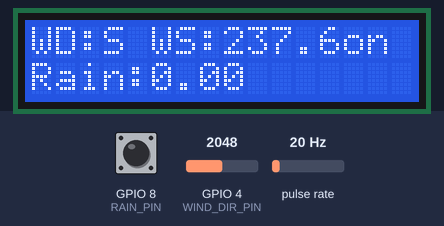
This sketch was run on a simulated ESP32-S3. Shown: 16×2 character LCD. Wiring (inferred from the names in the program): pulse sensor: data GPIO 7. The inputs (shaded band) are chosen by the test bench; at power-on: GPIO 4 (WIND_DIR_PIN) = 2048, pulse rate 20 Hz, GPIO 8 (RAIN_PIN) HIGH. WiFi joins after 1.5 s; servers stay silent unless stated; storage starts empty; web services answer with replies made up by the test bench; what the sketch prints to the serial monitor is not drawn.

Above: at 5.6 s.
5.7 s: GPIO 4 (WIND_DIR_PIN) set to 2866
At 10.7 s:
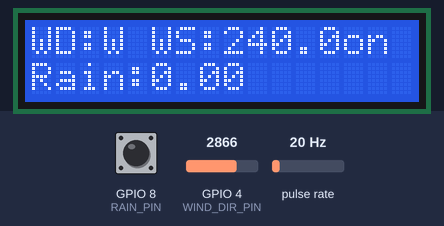
11.5 s: pulse rate (sensor on GPIO 7) set to 100 Hz
At 20.8 s:
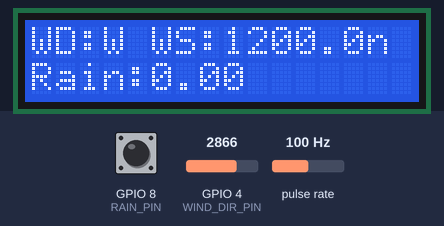
21.5 s: GPIO 4 (WIND_DIR_PIN) set to 3603
At 25.8 s:
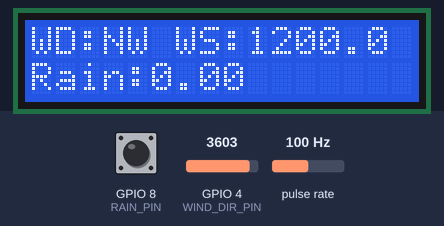
26.5 s: GPIO 4 (WIND_DIR_PIN) set to 4095
At 30.8 s:
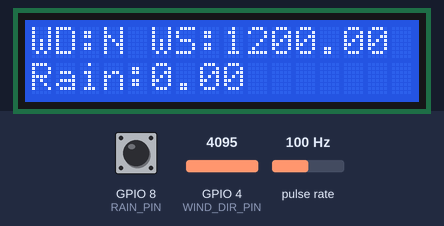
31.5 s: GPIO 4 (WIND_DIR_PIN) set to 1228
At 35.8 s:
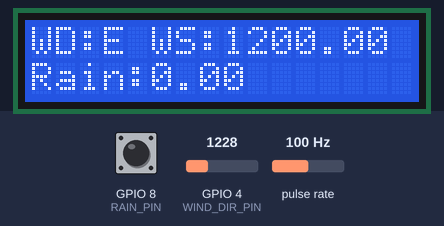
36.5 s: GPIO 4 (WIND_DIR_PIN) set to 491
At 40.8 s:
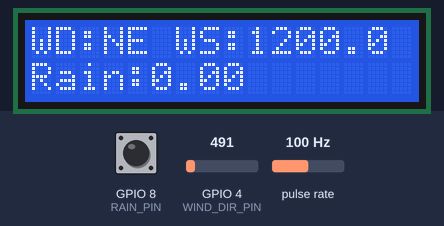
Timing chart, 0 to 42.3 s (numbered marks = the images above; inputs shaded):
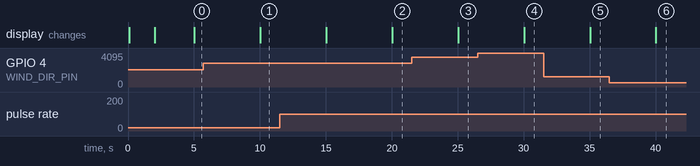

The sketch:

weather_station.ino
```cpp
/*
Project: Weather Station using ESP32
Author: Siddhi Sondkar
Description: Monitors wind speed, rainfall, direction and sends Telegram alerts
Note: Replace WiFi and Telegram credentials before running
*/

#include <WiFi.h>
#include <HTTPClient.h>
#include <Wire.h>
#include <LiquidCrystal_I2C.h>
#include <SPI.h>
#include <SD.h>

/********** LCD **********/
LiquidCrystal_I2C lcd(0x27, 16, 2);

/********** SD **********/
#define SD_CS 10
bool sdOK = false;

/********** WiFi **********/
const char* ssid = "YOUR_WIFI_NAME";        // 🔴 Replace
const char* password = "YOUR_WIFI_PASSWORD"; // 🔴 Replace

/********** Telegram **********/
String botToken = "YOUR_BOT_TOKEN";   // 🔴 Replace
String chatID   = "YOUR_CHAT_ID";     // 🔴 Replace

/********** GPS **********/
const char* gpsAPI = "http://ip-api.com/json";
String gpsLocation = "unknown";

/********** Pins **********/
#define WIND_PIN 7
#define RAIN_PIN 8
#define WIND_DIR_PIN 4

/********** Timing **********/
#define SENSOR_INTERVAL     5000UL
#define TELEGRAM_INTERVAL   300000UL
#define SD_INTERVAL         1800000UL

/********** Thresholds **********/
#define WIND_ALERT_LIMIT 12.0
#define RAIN_ALERT_LIMIT 8.0

volatile int windCount = 0;
volatile int rainCount = 0;

float windFactor = 2.4;
float rainBucket = 0.2794;
float totalRainfall = 0;

unsigned long lastSensorRead = 0;
unsigned long lastTelegram = 0;
unsigned long lastSDWrite = 0;

bool windAlertSent = false;
bool rainAlertSent = false;

/********** Interrupts **********/
void IRAM_ATTR windISR() { windCount++; }

void IRAM_ATTR rainISR() {
  static unsigned long lastPulse = 0;
  if (millis() - lastPulse > 250) {
    rainCount++;
    lastPulse = millis();
  }
}

/********** Direction **********/
String directionName(float angle) {
  if (angle >= 337.5 || angle < 22.5) return "N";
  if (angle < 67.5) return "NE";
  if (angle < 112.5) return "E";
  if (angle < 157.5) return "SE";
  if (angle < 202.5) return "S";
  if (angle < 247.5) return "SW";
  if (angle < 292.5) return "W";
  return "NW";
}

/********** Telegram **********/
void sendTelegram(String msg) {
  if (WiFi.status() != WL_CONNECTED) return;

  HTTPClient http;
  String url = "https://api.telegram.org/bot" + botToken + "/sendMessage";
  http.begin(url);
  http.addHeader("Content-Type", "application/json");

  String body =
    "{\"chat_id\":\"" + chatID +
    "\",\"text\":\"" + msg + "\"}";

  http.POST(body);
  http.end();
}

/********** GPS **********/
void fetchGPS() {
  HTTPClient http;
  http.begin(gpsAPI);
  if (http.GET() == 200) {
    String p = http.getString();
    int a = p.indexOf("\"lat\":");
    int b = p.indexOf("\"lon\":");
    if (a > 0 && b > 0) {
      String lat = p.substring(a + 6, p.indexOf(",", a));
      String lon = p.substring(b + 6, p.indexOf(",", b));
      gpsLocation = lat + "," + lon;
    }
  }
  http.end();
}

/********** SD Log **********/
void logToSD(float ws, float rain, String dir) {
  if (!sdOK) return;

  File f = SD.open("/weather.csv", FILE_APPEND);
  if (!f) return;

  f.print(millis());
  f.print(",");
  f.print(ws);
  f.print(",");
  f.print(rain);
  f.print(",");
  f.println(dir);
  f.close();
}

/********** Weather Update **********/
void sendWeatherUpdate(float ws, float rain, String dir) {
  String msg =
    "🌦 WEATHER UPDATE\n"
    "Wind: " + String(ws,1) + " m/s\n"
    "Rain: " + String(rain,2) + " mm\n"
    "Direction: " + dir + "\n"
    "Location:\nhttps://www.google.com/maps/search/?api=1&query=" + gpsLocation;

  sendTelegram(msg);
}

/********** Alerts **********/
void checkAbnormality(float ws, float rainNow) {

  if (ws > WIND_ALERT_LIMIT && !windAlertSent) {
    sendTelegram("🚨 HIGH WIND ALERT\nSpeed: " + String(ws,1) + " m/s");
    windAlertSent = true;
  }

  if (rainNow > RAIN_ALERT_LIMIT && !rainAlertSent) {
    sendTelegram("🚨 HEAVY RAIN ALERT\nRain: " + String(rainNow,2) + " mm");
    rainAlertSent = true;
  }
}

/********** Setup **********/
void setup() {
  Serial.begin(115200);
  Serial.println("System Started");

  Wire.begin(15, 16);
  lcd.init();
  lcd.backlight();

  pinMode(WIND_PIN, INPUT_PULLUP);
  pinMode(RAIN_PIN, INPUT_PULLUP);
  pinMode(WIND_DIR_PIN, INPUT);

  attachInterrupt(digitalPinToInterrupt(WIND_PIN), windISR, FALLING);
  attachInterrupt(digitalPinToInterrupt(RAIN_PIN), rainISR, FALLING);

  if (SD.begin(SD_CS)) {
    sdOK = true;
    File f = SD.open("/weather.csv", FILE_WRITE);
    if (f) {
      f.println("Time,WindSpeed,Rainfall,Direction");
      f.close();
    }
  }

  WiFi.begin(ssid, password);
  Serial.print("Connecting WiFi");
  while (WiFi.status() != WL_CONNECTED) {
    delay(300);
    Serial.print(".");
  }
  Serial.println("\nWiFi Connected");

  fetchGPS();
  sendTelegram("✅ Weather station online");

  lcd.print("Weather Station");
  lcd.setCursor(0,1);
  lcd.print("Online");

  lastTelegram = millis();
  lastSDWrite = millis();
}

/********** Loop **********/
void loop() {

  if (millis() - lastSensorRead < SENSOR_INTERVAL) return;
  lastSensorRead = millis();

  int w = windCount; windCount = 0;
  int r = rainCount; rainCount = 0;

  float windSpeed = w * windFactor;
  float rainNow = r * rainBucket;
  totalRainfall += rainNow;

  float angle = map(analogRead(WIND_DIR_PIN), 0, 4095, 0, 360);
  String dir = directionName(angle);

  Serial.print("Wind: "); Serial.print(windSpeed);
  Serial.print(" | Rain: "); Serial.print(totalRainfall);
  Serial.print(" | Dir: "); Serial.println(dir);

  lcd.setCursor(0,0);
  lcd.print("WD:" + dir + " WS:" + String(windSpeed,1));
  lcd.setCursor(0,1);
  lcd.print("Rain:" + String(totalRainfall,2));

  checkAbnormality(windSpeed, rainNow);

  if (millis() - lastTelegram > TELEGRAM_INTERVAL) {
    sendWeatherUpdate(windSpeed, totalRainfall, dir);
    lastTelegram = millis();

    windAlertSent = false;
    rainAlertSent = false;
  }

  if (millis() - lastSDWrite > SD_INTERVAL) {
    logToSD(windSpeed, totalRainfall, dir);
    lastSDWrite = millis();
  }
}
```

Measured:
- after the input at 5.7 s, the display: changes after 4.3 s (image 1)
- after the input at 11.5 s, the display: first changes after 3.5 s (image 2 shows a later state)
- after the input at 21.5 s, the display: changes after 3.5 s (image 3)
- after the input at 26.5 s, the display: changes after 3.5 s (image 4)
- after the input at 31.5 s, the display: changes after 3.5 s (image 5)
- after the input at 36.5 s, the display: changes after 3.5 s (image 6)
